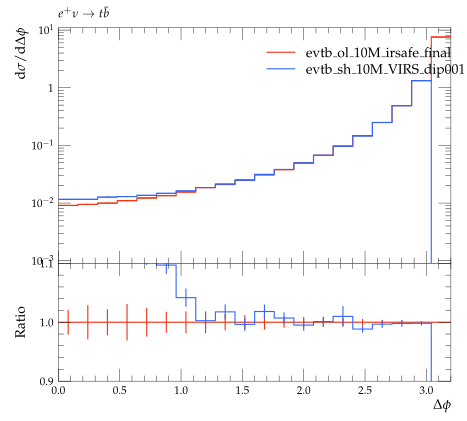

Here is the Python script that generated this plot:
#! /usr/bin/env python

# This Python script was auto-generated using YODA v2.0.0.
# Analysis object: /evtb/inc_tjb_dphi
# Timestamp: 16-04-2024 (13:54:45)

import matplotlib as mpl
import matplotlib.pyplot as plt
mpl.use('Agg') # comment out for interactive use
import os
import numpy as np

plotDir = os.path.split(os.path.realpath(__file__))[0]
if 'YODA_USER_PLOT_PATH' in globals():
    plot_outdir = globals()['YODA_USER_PLOT_PATH']
else:
    plot_outdir = plotDir

#plot style
plt.style.use(os.path.join(plotDir, '../default.mplstyle'))
# plot metadata
figW, figH = plt.rcParams['figure.figsize']
ax_xLabel = r'$\Delta\phi$'
ax_yLabel = r'$\mathrm{d}\sigma / \mathrm{d} \Delta\phi$ '
ax_title  = r'$e^+ \nu \to t \bar b$'
ax_xScale = 'linear'
ax_yScale = 'log'
xLims = (0.0, 3.2)
yLims = (0.0009000000000000001, 11.0)

# TeX-friendly labels for the legend
labels = [ r"evtb\_ol\_10M\_irsafe\_final", r"evtb\_sh\_10M\_dip001\_irsafe\_final" ]

# Create figure and axis objects
fig, (ax, ratio0_ax) = plt.subplots(2, 1, sharex=True,
                  figsize=(figW,figH), gridspec_kw={'height_ratios': (2, 1)})
ratio0_ax.yaxis.set_major_locator(mpl.ticker.MultipleLocator(0.1))
ratio0_ax.set_ylim(0.9, 1.1)
ratio0_ax.set_ylabel('Ratio')

# LineColor map: curve index -> color
linecolors = {0: '#EE3311', 1: '#3366FF'}
# the numerical data is stored in a separate file
dataf = dict()
prefix = os.path.split(__file__)[0]
if prefix:    prefix = prefix + '/'
exec(open(prefix+'inc_tjb_dphi__data.py').read(), dataf)


legend_handles = [] # keep track of handles for the legend

# style options for curves
# starts at zorder>=5 to draw curve on top of legend
styles = {
  'curve0': {
    'color' : linecolors[0],
    'linestyle' : '-',
    'marker' : 'o',
    'zorder' : 5,
    'histstyle' : True,
  },
  'curve1': {
    'color' : linecolors[1],
    'linestyle' : '-',
    'marker' : 'o',
    'zorder' : 6,
    'histstyle' : True,
  },
}
# curve from input yoda files in main panel
for label in dataf['yvals'].keys():
    if all(np.isnan(v) for v in dataf['yvals'][label]):
        continue
    tmp = None
    if styles[label]['histstyle']: # draw as histogram
        tmp, = ax.plot(dataf['xedges'], dataf['yedges'][label],
                       color=styles[label]['color'],
                       linestyle=styles[label]['linestyle'],
                       drawstyle='steps-pre', solid_joinstyle='miter',
                       zorder=styles[label]['zorder'], label=label)
        ax.errorbar(dataf['xpoints'], dataf['yvals'][label], color=styles[label]['color'],
                    xerr=dataf['xerrs'], yerr=[dataf['ydowns'][label], dataf['yups'][label]],
                    linestyle='none', zorder=styles[label]['zorder'])
    else: # draw as scatter
        tmp = ax.errorbar(dataf['xpoints'], dataf['yvals'][label],
                          xerr=dataf['xerrs'],
                          yerr=[ dataf['ydowns'][label],
                          dataf['yups'][label] ],
                          fmt=styles[label]['marker'],
                          ecolor=styles[label]['color'],
                          color=styles[label]['color'], zorder=2)
        tmp[-1][0].set_linestyle(styles[label]['linestyle'])
    legend_handles += [tmp]
    for varLabel in dataf['variation_yvals'].keys():
        if varLabel.startswith(label):
            tmp, = ax.plot(dataf['xedges'], dataf['variation_yvals'][varLabel],
                           color=styles[label]['color'],
                           linestyle=styles[label]['linestyle'],
                           drawstyle='steps-pre', solid_joinstyle='miter',
                           zorder=styles[label]['zorder'], alpha=0.5)


# plots on ratio panel
# curve from input yoda files in ratio panel
for label, yvals in dataf['ratio0_yvals'].items():
    if all(np.isnan(v) for v in yvals):
        continue
    if styles[label]['histstyle']: # plot as histogram
        ratio0_ax.plot(dataf['xedges'], yvals,
                       color=styles[label]['color'],
                       linestyle=styles[label]['linestyle'],
                       drawstyle='steps-pre', zorder=1,
                       solid_joinstyle='miter')
        ratio0_ax.vlines(dataf['xpoints'],
                         dataf['ratio0_ymin'][label],
                         dataf['ratio0_ymax'][label],
                         color=styles[label]['color'], zorder=1)
    else: # plot as scatter
        tmp = ratio0_ax.errorbar(dataf['xpoints'],
                                 yvals, xerr=dataf['xerrs'],
                                 yerr=dataf['ratio0_yerrs'][label],
                                 fmt=styles[label]['marker'],
                                 ecolor=styles[label]['color'],
                                 color=styles[label]['color'])
        tmp[-1][0].set_linestyle(styles[label]['linestyle'])

    for varlabel in dataf['ratio0_variation_vals'].keys():
        if varlabel.startswith(label):
            ratio0_ax.plot(dataf['xedges'],
                            dataf['ratio0_variation_vals'][varlabel],
                            color=styles[label]['color'],
                            linestyle=styles[label]['linestyle'],
                            drawstyle='steps-pre', solid_joinstyle='miter',
                            zorder=1, alpha=0.5)

legend_pos = (0.5, 0.97)
ax.legend(legend_handles, labels, loc='upper left', bbox_to_anchor=legend_pos)

# set plot metadata as defined above
ratio0_ax.set_xlabel(ax_xLabel)
ratio0_ax.xaxis.set_label_coords(1., -.15)
ax.set_ylabel(ax_yLabel, loc='top')
ax.set_title(ax_title, loc='left')
ax.set_xscale(ax_xScale)
ax.set_yscale(ax_yScale)
ax.set_xlim(xLims)
ax.set_ylim(yLims)

# tick formatting
plt.rcParams['xtick.top'] = True
plt.rcParams['ytick.right'] = True
ax.yaxis.set_major_locator(mpl.ticker.LogLocator(base=10.0, numticks=np.inf))
ax.yaxis.set_minor_locator(mpl.ticker.LogLocator(
                           base=10.0, subs=np.arange(0.1, 1, 0.1), numticks=np.inf))
fig.align_ylabels((ax, ratio0_ax))
plt.savefig(os.path.join(plot_outdir, 'inc_tjb_dphi.pdf'), format='PDF')
plt.savefig(os.path.join(plot_outdir, 'inc_tjb_dphi.png'), format='PNG')

plt.close(fig)
